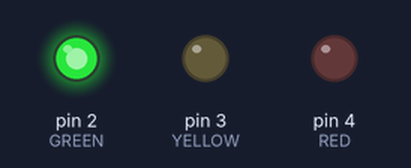
The sketch below on a simulated Arduino Uno, built with avr-gcc and run on an emulated ATmega328P. Parts: output pins drawn as LEDs (lit = HIGH).

Above: at 2.5 s.
At 6.0 s:
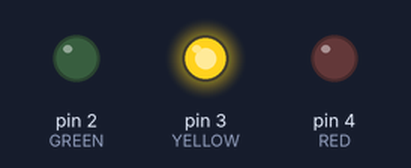
At 14.5 s:
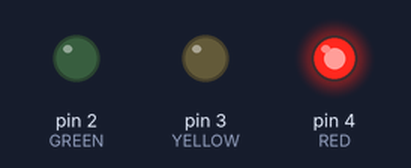
Timing chart, 0 to 28.6 s (numbered marks = the images above):
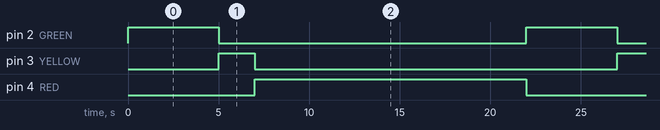

Measured:
- by itself, pin 2 (GREEN): alternates HIGH for 5.0 s and LOW for 17.0 s
- by itself, pin 3 (YELLOW): alternates HIGH for 2.0 s and LOW for 20.0 s
- by itself, pin 4 (RED): alternates HIGH for 15.0 s and LOW for 7.0 s

The sketch:

5.ino
```cpp
// variables
int GREEN = 2;
int YELLOW = 3;
int RED = 4;
int DELAY_GREEN = 5000;
int DELAY_YELLOW = 2000;
int DELAY_RED = 15000;


// basic functions
void setup()
{
  pinMode(GREEN, OUTPUT);
  pinMode(YELLOW, OUTPUT);
  pinMode(RED, OUTPUT);
}

void loop()
{
  green_light();
  delay(DELAY_GREEN);
  yellow_light();
  delay(DELAY_YELLOW);
  red_light();
  delay(DELAY_RED);
}

void green_light()
{
  digitalWrite(GREEN, HIGH);
  digitalWrite(YELLOW, LOW);
  digitalWrite(RED, LOW);
}

void yellow_light()
{
  digitalWrite(GREEN, LOW);
  digitalWrite(YELLOW, HIGH);
  digitalWrite(RED, LOW);
}

void red_light()
{
  digitalWrite(GREEN, LOW);
  digitalWrite(YELLOW, LOW);
  digitalWrite(RED, HIGH);
}
```
